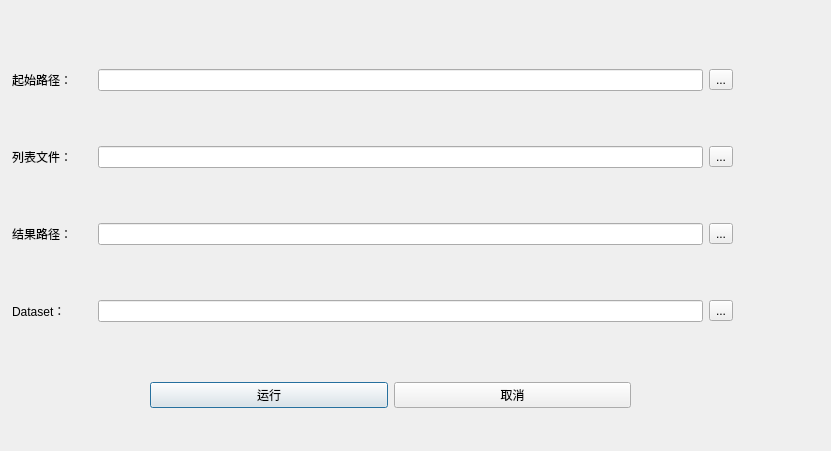
<?xml version="1.0" encoding="UTF-8"?>
<ui version="4.0">
 <class>Dialog</class>
 <widget class="QDialog" name="Dialog">
  <property name="geometry">
   <rect>
    <x>0</x>
    <y>0</y>
    <width>831</width>
    <height>451</height>
   </rect>
  </property>
  <property name="windowTitle">
   <string>Dialog</string>
  </property>
  <widget class="QWidget" name="">
   <property name="geometry">
    <rect>
     <x>12</x>
     <y>20</y>
     <width>721</width>
     <height>351</height>
    </rect>
   </property>
   <layout class="QVBoxLayout" name="verticalLayout">
    <item>
     <layout class="QHBoxLayout" name="horizontalLayout">
      <item>
       <widget class="QLabel" name="ori_label">
        <property name="sizePolicy">
         <sizepolicy hsizetype="Fixed" vsizetype="Preferred">
          <horstretch>0</horstretch>
          <verstretch>0</verstretch>
         </sizepolicy>
        </property>
        <property name="minimumSize">
         <size>
          <width>80</width>
          <height>0</height>
         </size>
        </property>
        <property name="maximumSize">
         <size>
          <width>0</width>
          <height>16777215</height>
         </size>
        </property>
        <property name="text">
         <string>起始路径：</string>
        </property>
       </widget>
      </item>
      <item>
       <widget class="QLineEdit" name="ori_LE"/>
      </item>
      <item>
       <widget class="QToolButton" name="ori_tbtn">
        <property name="text">
         <string>...</string>
        </property>
       </widget>
      </item>
     </layout>
    </item>
    <item>
     <layout class="QHBoxLayout" name="horizontalLayout_2">
      <item>
       <widget class="QLabel" name="list_label">
        <property name="sizePolicy">
         <sizepolicy hsizetype="Fixed" vsizetype="Preferred">
          <horstretch>0</horstretch>
          <verstretch>0</verstretch>
         </sizepolicy>
        </property>
        <property name="minimumSize">
         <size>
          <width>80</width>
          <height>0</height>
         </size>
        </property>
        <property name="maximumSize">
         <size>
          <width>0</width>
          <height>16777215</height>
         </size>
        </property>
        <property name="text">
         <string>列表文件：</string>
        </property>
       </widget>
      </item>
      <item>
       <widget class="QLineEdit" name="list_LE"/>
      </item>
      <item>
       <widget class="QToolButton" name="list_tbtn">
        <property name="text">
         <string>...</string>
        </property>
       </widget>
      </item>
     </layout>
    </item>
    <item>
     <layout class="QHBoxLayout" name="horizontalLayout_3">
      <item>
       <widget class="QLabel" name="result_label">
        <property name="sizePolicy">
         <sizepolicy hsizetype="Fixed" vsizetype="Preferred">
          <horstretch>0</horstretch>
          <verstretch>0</verstretch>
         </sizepolicy>
        </property>
        <property name="minimumSize">
         <size>
          <width>80</width>
          <height>0</height>
         </size>
        </property>
        <property name="maximumSize">
         <size>
          <width>0</width>
          <height>16777215</height>
         </size>
        </property>
        <property name="text">
         <string>结果路径：</string>
        </property>
       </widget>
      </item>
      <item>
       <widget class="QLineEdit" name="result_LE"/>
      </item>
      <item>
       <widget class="QToolButton" name="result_tbtn">
        <property name="text">
         <string>...</string>
        </property>
       </widget>
      </item>
     </layout>
    </item>
    <item>
     <layout class="QHBoxLayout" name="horizontalLayout_4">
      <item>
       <widget class="QLabel" name="dataset_LB">
        <property name="sizePolicy">
         <sizepolicy hsizetype="Fixed" vsizetype="Preferred">
          <horstretch>0</horstretch>
          <verstretch>0</verstretch>
         </sizepolicy>
        </property>
        <property name="minimumSize">
         <size>
          <width>80</width>
          <height>0</height>
         </size>
        </property>
        <property name="maximumSize">
         <size>
          <width>0</width>
          <height>16777215</height>
         </size>
        </property>
        <property name="text">
         <string>Dataset：</string>
        </property>
       </widget>
      </item>
      <item>
       <widget class="QLineEdit" name="dataset_LE"/>
      </item>
      <item>
       <widget class="QToolButton" name="dataset_tbtn">
        <property name="text">
         <string>...</string>
        </property>
       </widget>
      </item>
     </layout>
    </item>
   </layout>
  </widget>
  <widget class="QWidget" name="">
   <property name="geometry">
    <rect>
     <x>150</x>
     <y>350</y>
     <width>481</width>
     <height>91</height>
    </rect>
   </property>
   <layout class="QHBoxLayout" name="horizontalLayout_5">
    <item>
     <widget class="QPushButton" name="run_btn">
      <property name="text">
       <string>运行</string>
      </property>
     </widget>
    </item>
    <item>
     <widget class="QPushButton" name="cancel_btn">
      <property name="text">
       <string>取消</string>
      </property>
     </widget>
    </item>
   </layout>
  </widget>
 </widget>
 <resources/>
 <connections/>
</ui>
